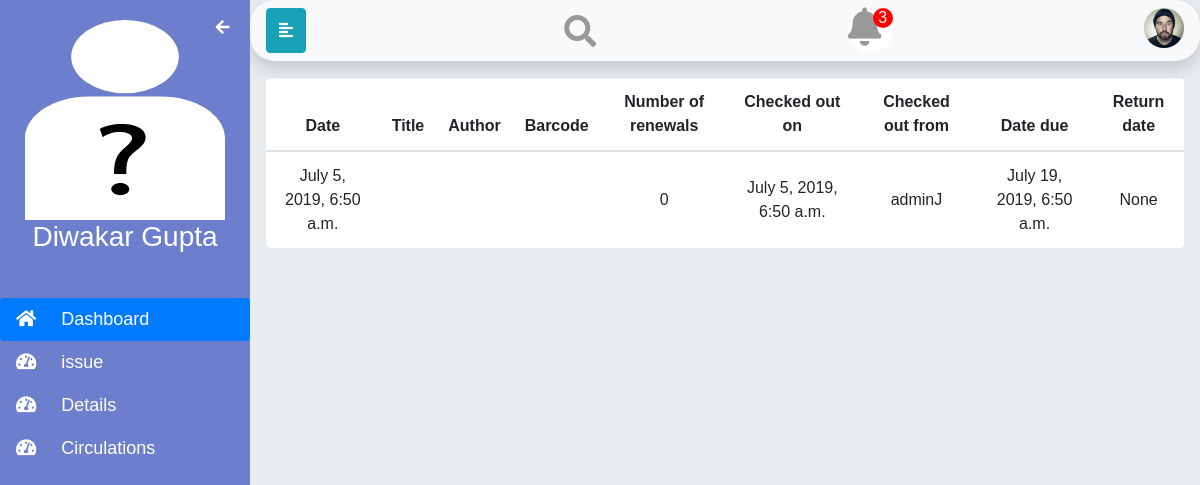
Page /Student/4568/circulation on the earlier database version.
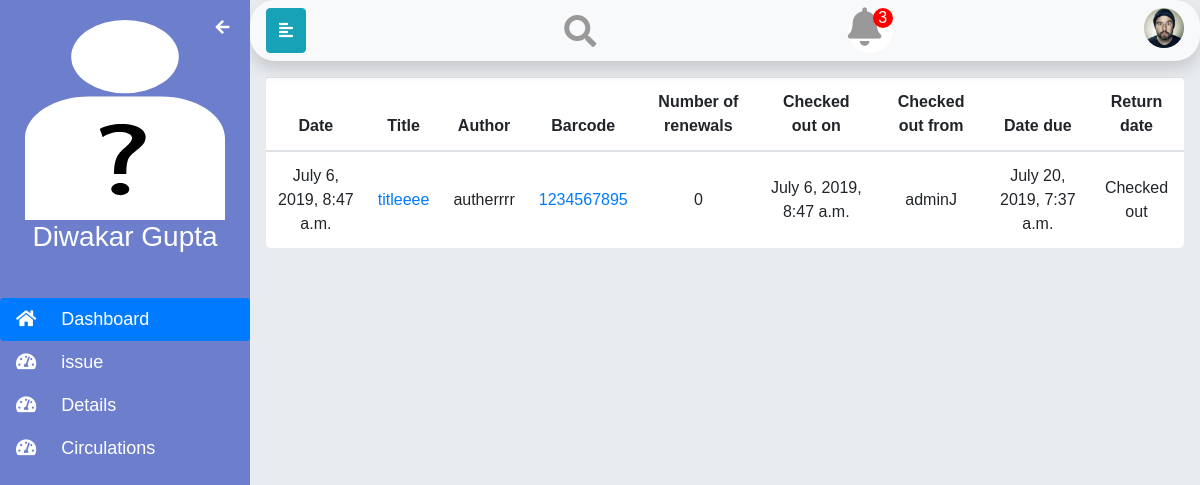
Same page on the later database version.
### LMS/models.py (models this page shows, shortened)
class Student(models.Model):
    id = models.PositiveIntegerField(primary_key=True)
    name = models.CharField(max_length=20,blank=True)
    count_books = models.PositiveIntegerField(default=0)
    settings = models.ForeignKey(UserBasicSetting,on_delete=models.ProtectedError)
    active = models.BooleanField(default=True)
    branch = models.CharField(max_length=20)
    from django.contrib.auth.models import User
    account = models.OneToOneField(User,on_delete=models.DO_NOTHING,null=True,blank=True)

class Issue(models.Model):
    book = models.ForeignKey(ISBN,models.CASCADE)
    member_type = models.ForeignKey(ContentType,on_delete=models.CASCADE)
    member_id = models.PositiveIntegerField()
    member = GenericForeignKey('member_type', 'member_id')
    issuefrom = models.CharField(max_length=20)
    is_returned = models.BooleanField(default=False)
    countrenewal = models.PositiveIntegerField(default=0)
    issued_time = models.DateTimeField(auto_now=True)
    date = models.DateTimeField(auto_now=True)
    return_date = models.DateTimeField(default=None,null=True)
    duedate = models.DateTimeField()
    mail_send = models.BooleanField(default=False)
    autorenew = models.BooleanField(default=False)
    forgetoverdue = models.BooleanField(default=False)

class ISBN(models.Model):
    isbn = models.PositiveIntegerField(primary_key=True)
    author = models.CharField(max_length=30)
    title = models.CharField(max_length=100)
    category = models.CharField(max_length=30)
    publisher = models.CharField(max_length=30)
    price = models.PositiveIntegerField(default=0)
    quantity = models.PositiveIntegerField(default=0)
    issued = models.PositiveIntegerField(default=0)
    deactive = models.PositiveIntegerField(default=0)

### LMS/views.py (the view)
# urls.py: path('<str:membertype>/<int:memberpk>/circulation',views.member_circulation,name='member-circulation'),
def member_circulation(request,membertype,memberpk):
    context={}
    if membertype == 'Student':
        member = Student.objects.get(pk=memberpk)
        context['member'] = member
        context['issues'] = Issue.objects.filter(member_type=ContentType.objects.get_for_model(Student),member_id=member.pk)
    elif membertype == 'Faculty':
        member = Faculty.objects.get(pk=memberpk)
        context['member'] = member
        context['issues'] = Issue.objects.filter(member_type=ContentType.objects.get_for_model(Faculty),member_id=member.pk)
    return render(request,'member/circulation.html',context=context)

### LMS/templates/member/circulation.html
{% extends 'member/base.html' %}
{% block content %}
<table class="table" style="text-align: center;">
<thead>
<tr>
<th>Date</th>
<th>Title</th>
<th>Author</th>
<th>Barcode</th>
<th>Number of renewals</th>
<th>Checked out on</th>
<th>Checked out from</th>
<th>Date due</th>
<th>Return date</th></tr>
</thead>
<tbody>
        {% for issue in issues%}
        <tr>
          <td>
            <span>{{issue.date}}</span>
          </td>
          <td><a href="#">{{issue.book.title}}</a></td>
          <td>{{issue.book.author}}</td>
          <td><a target="_blank" href="/admin/LMS/isbn/{{ issue.book.isbn }}/change">{{issue.book.isbn}}</a></td>
          <td>{{issue.countrenewal}}</td>
          <td>
            <span>{{ issue.issued_time }}</span>
          </td>
          <td>{{ issue.issuefrom }}</td>
          <td>
            <span>{{ issue.duedate }}</span>
          </td>
          <td>
            {% if issue.is_returned %}
              <span>Checked out</span>
              {% else %}
              <span>{{ issue.return_date }}</span>
              {% endif %}
          </td>
        </tr>
        {% endfor %}
</tbody>
</table>
{% endblock %}

### LMS/templates/member/base.html (shortened to what this page needs)
{% load static %}
<!DOCTYPE html>
<html>
<head>
    <link rel="stylesheet" href="https://maxcdn.bootstrapcdn.com/bootstrap/4.3.1/css/bootstrap.min.css">
    <link rel="stylesheet" href="{% static 'css/style.css' %}">
    <link rel="stylesheet"
        href="https://cdnjs.cloudflare.com/ajax/libs/malihu-custom-scrollbar-plugin/3.1.5/jquery.mCustomScrollbar.min.css">
    <link rel="stylesheet" href="https://use.fontawesome.com/releases/v5.6.3/css/all.css">
</head>
<body>
    <div class="wrapper">
        <nav id="sidebar">
			<div id="dismiss">
				<i class="fas fa-arrow-left"></i>
			</div>
			<div class="sidebar-header">
				<img src="{% static 'img/anon.svg' %}" width=200px height=200px>
                <h3>{{ member.name }}</h3>
			</div>
			<ul class="nav nav-pills flex-column pt-3">
				<li class="nav-item ">
				  <a class="nav-link active" href="/"><i class="fas fa-home"></i>
					<span>Dashboard</span></a>
				</li>
                <li class="nav-item ">
				  <a class="nav-link" href="{% url 'member-issue' memberpk=member.pk membertype=member.settings.type %}"><i class="fas fa-tachometer-alt"></i>
					<span>issue</span></a>
				</li>
                <li class="nav-item ">
				  <a class="nav-link" href="{% url 'member-issue' memberpk=member.pk membertype=member.settings.type %}"><i class="fas fa-tachometer-alt"></i>
					<span>Details</span></a>
				</li>
                <li class="nav-item ">
				  <a class="nav-link" href="{% url 'member-circulation' memberpk=member.pk membertype=member.settings.type %}"><i class="fas fa-tachometer-alt"></i>
					<span>Circulations</span></a>
				</li>
			  </ul>
		</nav>
        <div id="contentainer" class="bg-Secondary ">
            <nav id="top-nav" class="navbar navbar-expand-lg navbar-light bg-light shadow">
                <div style="display:inline-flex;width: -webkit-fill-available;justify-content: space-between;">
                    <button type="button" id="sidebarCollapse" class="btn btn-info mr-2">
                        <i class="fas fa-align-left"></i>
                    </button>
                    <form class="form-inline" id="search" action="#">
                        <div class="input-group mb-0">
                            <div class="input-group-append">
                                <span data-toggle="collapse" data-target="#search-top" class="fa fa-search fa-2x"
                                    style="color:#999999" aria-expanded="true"></span>
                            </div>
                        </div>
                    </form><span class="dropdown dropleft">
                        <div class="notification" data-toggle="dropdown" aria-expanded="false">
                            <i src="user.jpg" alt="User" class="fa fa-bell icon"></i>
                            <span class="num" style="">3</span>
                        </div>
                    </span>
                    <span class="dropdown dropleft">
                        <div class="" data-toggle="dropdown">
                            <img src="{% static 'img/user.jpg' %}" alt="User" class="rounded-circle" width="40px">
                        </div>
                    </span>
                </div>
            </nav>
            <div id="content" class="p-3 ">
                {% block content %}
                {% endblock %}
             </div>
        </div>
    </div>
</body>
</html>

### LMS/static/css/style.css (style rules this page uses)
body { font-family: 'Poppins', sans-serif; background: #f3f5fa; }
.wrapper { width: 100% !important; height: 100% !important; }
#sidebar { width: 250px; position: fixed; left: 0; height: 100vh; z-index: 999; color: #fff; transition: all 0.4s; background: #6d7fcc; }
#sidebar a { color: white; font-size: large; }
#sidebar .sidebar-header { padding: 20px; background: #6d7fcc; text-align: center; }
#sidebar ul li.nav-item a .fas:not(ul li ul .fas) { padding-right: 20px; }
#dismiss { width: 35px; height: 35px; line-height: 35px; text-align: center; position: absolute; top: 10px; right: 10px; cursor: pointer; -webkit-transition: all 0.3s; -o-transition: all 0.3s; transition: all 0.3s; }
#top-nav { width: -webkit-fill-available; display: inline-flex; border-radius: 25px; }
#contentainer { transition: all 0.3s; position: fixed; margin-left: 250px; width: -webkit-fill-available; background-color: #e9ecef; height: 100%; }
#contentainer>#content { height: calc(100% - 60px); overflow: auto; }
#contentainer>#content>*:not(.alert) { background-color: white; margin-left: 0px; margin-right: 0px; border-radius: 5px; padding-top: 8px; padding-bottom: 8px; }
.notification { width: 45px; height: 45px; border-radius: 50%; background-color: white; color: #999; }
.notification .icon { float: none !important; font-size: 2.4rem; }
.notification .num { text-align: center; color: white; position: absolute; background-color: red; border-radius: 50%; line-height: 20px; width: 20px; right: 0px; top: 0px; }
.table td { vertical-align: middle !important; }

Differences in the rows shown:
removed Issue: date "July 5, 2019, 6:50 a.m.", countrenewal "0", issued_time "July 5, 2019, 6:50 a.m.", issuefrom "adminJ", duedate "July 19, 2019, 6:50 a.m.", return_date "None"
added Issue: date "July 6, 2019, 8:47 a.m.", book "titleeee", book.author "autherrrr", book.isbn "1234567895", countrenewal "0", issued_time "July 6, 2019, 8:47 a.m.", issuefrom "adminJ", duedate "July 20, 2019, 7:37 a.m.", is_returned "Checked out"
